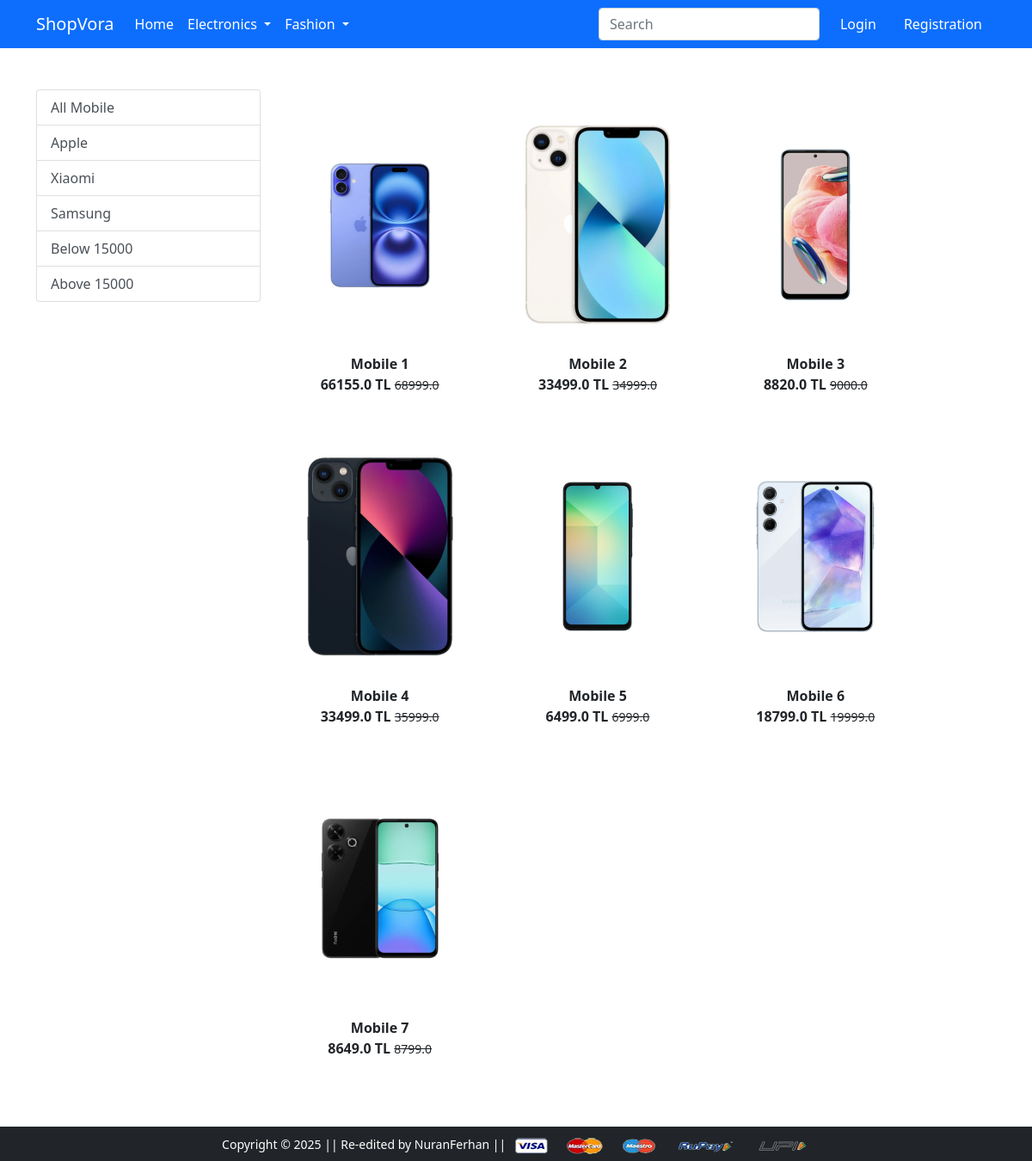
/mobile/, run on the app's committed database.
### app/models.py (models this page shows, shortened)
class Product(models.Model):
    title = models.CharField(max_length=100)
    selling_price = models.FloatField()
    discounted_price = models.FloatField()
    description = models.TextField()
    brand = models.CharField(max_length=100)
    category = models.CharField(choices=CATEGORY_CHOICES, max_length=2)
    product_image = models.ImageField(upload_to='product_images/', null=True, blank=True)
    class Meta:
        db_table = 'app_product'

### app/views.py (the view)
# urls.py: path('mobile/', views.mobile, name='mobile'),
def mobile(request, data=None):
    if data is None:
        mobiles = Product.objects.filter(category='M')
    elif data in ['Redmi', 'Samsung', 'Vivo', 'Iphone', 'GeneralMobile', 'TCL']:
        mobiles = Product.objects.filter(category='M', brand=data)
    elif data == 'below':
        mobiles = Product.objects.filter(category='M', discounted_price__lt=15000)
    elif data == 'above':
        mobiles = Product.objects.filter(category='M', discounted_price__gt=15000)
    return render(request, 'app/mobile.html', {'mobiles': mobiles})

### app/templates/app/mobile.html (shortened to what this page needs)
{% extends 'app/base.html' %}
{% load static %}
{% block main-content %}
<div class="container my-5">
    <div class="row">
        <div class="col-sm-3">
            <div class="list-group">
                <a href="{% url 'mobile' %}" class="list-group-item list-group-item-action" aria-current="true">All Mobile</a>
                <a href="{% url 'mobiledata' 'Apple' %}" class="list-group-item list-group-item-action" aria-current="true">Apple</a>
                <a href="{% url 'mobiledata' 'Xiaomi' %}" class="list-group-item list-group-item-action" aria-current="true">Xiaomi</a>
                <a href="{% url 'mobiledata' 'Samsung' %}" class="list-group-item list-group-item-action" aria-current="true">Samsung</a>
                <a href="{% url 'mobiledata' 'below' %}" class="list-group-item list-group-item-action" aria-current="true">Below 15000</a>
                <a href="{% url 'mobiledata' 'above' %}" class="list-group-item list-group-item-action" aria-current="true">Above 15000</a>
            </div>
        </div>
        <div class="col-sm-8">
            <div class="row">
                {% for product in mobiles %}
                <div class="col-sm-4 text-center mb-4">
                    <a href="{% url 'product-detail' product.id %}" class="btn">
                        <div class="item">
                        <img src="{{product.product_image.url}}" alt="" height="300" class="">
                        <div class="fw-bold">{{product.title}}</div>
                        <div class="fw-bold">{{product.discounted_price}} TL <small class="fw-light text-decoration-line-through">{{product.selling_price}}</small></div>
                        </div>
                    </a>
                </div>
                {% endfor %}
            </div>
        </div>
    </div>
</div>
{% endblock main-content %}

### data on the page
Product: product_image (picture), title "Mobile 1", discounted_price "66155.0", selling_price "68999.0"
Product: product_image (picture), title "Mobile 2", discounted_price "33499.0", selling_price "34999.0"
Product: product_image (picture), title "Mobile 3", discounted_price "8820.0", selling_price "9000.0"
Product: product_image (picture), title "Mobile 4", discounted_price "33499.0", selling_price "35999.0"
Product: product_image (picture), title "Mobile 5", discounted_price "6499.0", selling_price "6999.0"
Product: product_image (picture), title "Mobile 6", discounted_price "18799.0", selling_price "19999.0"
Product: product_image (picture), title "Mobile 7", discounted_price "8649.0", selling_price "8799.0"
